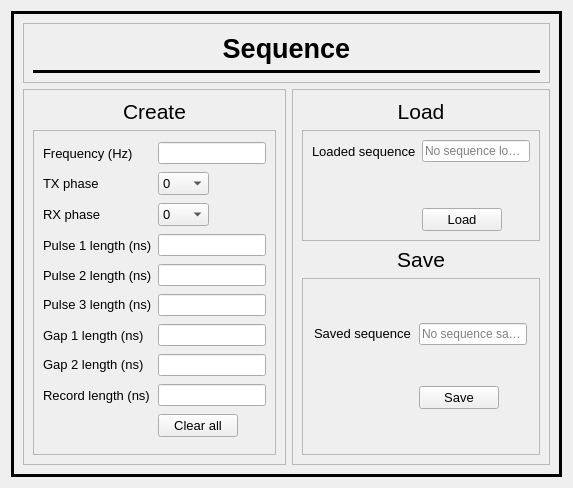
      <widget class="QWidget" name="seq_tab">
       <attribute name="title">
        <string>Sequence</string>
       </attribute>
       <layout class="QVBoxLayout" name="verticalLayout_4">
        <item>
         <widget class="QFrame" name="frame">
          <property name="frameShape">
           <enum>QFrame::Box</enum>
          </property>
          <property name="frameShadow">
           <enum>QFrame::Plain</enum>
          </property>
          <property name="lineWidth">
           <number>3</number>
          </property>
          <layout class="QGridLayout" name="gridLayout_8">
           <item row="0" column="0" colspan="2">
            <widget class="QFrame" name="sequenceTitleFrame">
             <property name="sizePolicy">
              <sizepolicy hsizetype="Preferred" vsizetype="Fixed">
               <horstretch>0</horstretch>
               <verstretch>0</verstretch>
              </sizepolicy>
             </property>
             <property name="frameShape">
              <enum>QFrame::StyledPanel</enum>
             </property>
             <property name="frameShadow">
              <enum>QFrame::Raised</enum>
             </property>
             <layout class="QVBoxLayout" name="verticalLayout_11">
              <item>
               <widget class="QLabel" name="sequenceTitleLbl">
                <property name="sizePolicy">
                 <sizepolicy hsizetype="Preferred" vsizetype="Fixed">
                  <horstretch>0</horstretch>
                  <verstretch>0</verstretch>
                 </sizepolicy>
                </property>
                <property name="font">
                 <font>
                  <pointsize>20</pointsize>
                  <weight>75</weight>
                  <bold>true</bold>
                 </font>
                </property>
                <property name="text">
                 <string>Sequence</string>
                </property>
                <property name="alignment">
                 <set>Qt::AlignCenter</set>
                </property>
               </widget>
              </item>
              <item>
               <widget class="Line" name="sequenceHLine">
                <property name="frameShadow">
                 <enum>QFrame::Plain</enum>
                </property>
                <property name="lineWidth">
                 <number>3</number>
                </property>
                <property name="orientation">
                 <enum>Qt::Horizontal</enum>
                </property>
               </widget>
              </item>
             </layout>
            </widget>
           </item>
           <item row="1" column="0">
            <widget class="QFrame" name="createSequenceFrame">
             <property name="frameShape">
              <enum>QFrame::StyledPanel</enum>
             </property>
             <property name="frameShadow">
              <enum>QFrame::Raised</enum>
             </property>
             <layout class="QVBoxLayout" name="verticalLayout_12">
              <item>
               <widget class="QLabel" name="createSeqLbl">
                <property name="sizePolicy">
                 <sizepolicy hsizetype="Preferred" vsizetype="Fixed">
                  <horstretch>0</horstretch>
                  <verstretch>0</verstretch>
                 </sizepolicy>
                </property>
                <property name="font">
                 <font>
                  <pointsize>16</pointsize>
                 </font>
                </property>
                <property name="text">
                 <string>Create</string>
                </property>
                <property name="alignment">
                 <set>Qt::AlignCenter</set>
                </property>
               </widget>
              </item>
              <item>
               <widget class="QFrame" name="createSequenceLineEditFrame">
                <property name="frameShape">
                 <enum>QFrame::StyledPanel</enum>
                </property>
                <property name="frameShadow">
                 <enum>QFrame::Raised</enum>
                </property>
                <layout class="QGridLayout" name="gridLayout_12">
                 <item row="6" column="0">
                  <widget class="QLabel" name="gapLenLbl">
                   <property name="sizePolicy">
                    <sizepolicy hsizetype="Fixed" vsizetype="Preferred">
                     <horstretch>0</horstretch>
                     <verstretch>0</verstretch>
                    </sizepolicy>
                   </property>
                   <property name="font">
                    <font>
                     <pointsize>10</pointsize>
                    </font>
                   </property>
                   <property name="text">
                    <string>Gap 1 length (ns)</string>
                   </property>
                  </widget>
                 </item>
                 <item row="0" column="0">
                  <widget class="QLabel" name="frequencyLbl">
                   <property name="sizePolicy">
                    <sizepolicy hsizetype="Fixed" vsizetype="Preferred">
                     <horstretch>0</horstretch>
                     <verstretch>0</verstretch>
                    </sizepolicy>
                   </property>
                   <property name="font">
                    <font>
                     <pointsize>10</pointsize>
                    </font>
                   </property>
                   <property name="text">
                    <string>Frequency (Hz)</string>
                   </property>
                  </widget>
                 </item>
                 <item row="4" column="1">
                  <widget class="QLineEdit" name="pulse2LenLineEdit">
                   <property name="sizePolicy">
                    <sizepolicy hsizetype="Fixed" vsizetype="Fixed">
                     <horstretch>0</horstretch>
                     <verstretch>0</verstretch>
                    </sizepolicy>
                   </property>
                  </widget>
                 </item>
                 <item row="0" column="1">
                  <widget class="QLineEdit" name="frequencyLineEdit">
                   <property name="sizePolicy">
                    <sizepolicy hsizetype="Fixed" vsizetype="Fixed">
                     <horstretch>0</horstretch>
                     <verstretch>0</verstretch>
                    </sizepolicy>
                   </property>
                  </widget>
                 </item>
                 <item row="6" column="1">
                  <widget class="QLineEdit" name="gapLenLineEdit">
                   <property name="sizePolicy">
                    <sizepolicy hsizetype="Fixed" vsizetype="Fixed">
                     <horstretch>0</horstretch>
                     <verstretch>0</verstretch>
                    </sizepolicy>
                   </property>
                  </widget>
                 </item>
                 <item row="1" column="0">
                  <widget class="QLabel" name="txPhaseLbl">
                   <property name="sizePolicy">
                    <sizepolicy hsizetype="Fixed" vsizetype="Preferred">
                     <horstretch>0</horstretch>
                     <verstretch>0</verstretch>
                    </sizepolicy>
                   </property>
                   <property name="font">
                    <font>
                     <pointsize>10</pointsize>
                    </font>
                   </property>
                   <property name="text">
                    <string>TX phase</string>
                   </property>
                  </widget>
                 </item>
                 <item row="3" column="0">
                  <widget class="QLabel" name="pulse1LenLbl">
                   <property name="sizePolicy">
                    <sizepolicy hsizetype="Fixed" vsizetype="Preferred">
                     <horstretch>0</horstretch>
                     <verstretch>0</verstretch>
                    </sizepolicy>
                   </property>
                   <property name="font">
                    <font>
                     <pointsize>10</pointsize>
                    </font>
                   </property>
                   <property name="text">
                    <string>Pulse 1 length (ns)</string>
                   </property>
                  </widget>
                 </item>
                 <item row="3" column="1">
                  <widget class="QLineEdit" name="pulse1LenLineEdit">
                   <property name="sizePolicy">
                    <sizepolicy hsizetype="Fixed" vsizetype="Fixed">
                     <horstretch>0</horstretch>
                     <verstretch>0</verstretch>
                    </sizepolicy>
                   </property>
                  </widget>
                 </item>
                 <item row="4" column="0">
                  <widget class="QLabel" name="pulse2LenLbl">
                   <property name="sizePolicy">
                    <sizepolicy hsizetype="Fixed" vsizetype="Preferred">
                     <horstretch>0</horstretch>
                     <verstretch>0</verstretch>
                    </sizepolicy>
                   </property>
                   <property name="font">
                    <font>
                     <pointsize>10</pointsize>
                    </font>
                   </property>
                   <property name="text">
                    <string>Pulse 2 length (ns)</string>
                   </property>
                  </widget>
                 </item>
                 <item row="8" column="0">
                  <widget class="QLabel" name="recLenLbl">
                   <property name="sizePolicy">
                    <sizepolicy hsizetype="Fixed" vsizetype="Preferred">
                     <horstretch>0</horstretch>
                     <verstretch>0</verstretch>
                    </sizepolicy>
                   </property>
                   <property name="font">
                    <font>
                     <pointsize>10</pointsize>
                    </font>
                   </property>
                   <property name="text">
                    <string>Record length (ns)</string>
                   </property>
                  </widget>
                 </item>
                 <item row="8" column="1">
                  <widget class="QLineEdit" name="recLenLineEdit">
                   <property name="sizePolicy">
                    <sizepolicy hsizetype="Fixed" vsizetype="Fixed">
                     <horstretch>0</horstretch>
                     <verstretch>0</verstretch>
                    </sizepolicy>
                   </property>
                  </widget>
                 </item>
                 <item row="9" column="1">
                  <widget class="QPushButton" name="clearAllBtn">
                   <property name="sizePolicy">
                    <sizepolicy hsizetype="Fixed" vsizetype="Fixed">
                     <horstretch>0</horstretch>
                     <verstretch>0</verstretch>
                    </sizepolicy>
                   </property>
                   <property name="font">
                    <font>
                     <pointsize>10</pointsize>
                    </font>
                   </property>
                   <property name="text">
                    <string>Clear all</string>
                   </property>
                  </widget>
                 </item>
                 <item row="2" column="0">
                  <widget class="QLabel" name="rxPhaseLbl">
                   <property name="sizePolicy">
                    <sizepolicy hsizetype="Fixed" vsizetype="Fixed">
                     <horstretch>0</horstretch>
                     <verstretch>0</verstretch>
                    </sizepolicy>
                   </property>
                   <property name="font">
                    <font>
                     <pointsize>10</pointsize>
                    </font>
                   </property>
                   <property name="text">
                    <string>RX phase</string>
                   </property>
                  </widget>
                 </item>
                 <item row="5" column="0">
                  <widget class="QLabel" name="pulse3LenLbl">
                   <property name="sizePolicy">
                    <sizepolicy hsizetype="Preferred" vsizetype="Fixed">
                     <horstretch>0</horstretch>
                     <verstretch>0</verstretch>
                    </sizepolicy>
                   </property>
                   <property name="font">
                    <font>
                     <pointsize>10</pointsize>
                    </font>
                   </property>
                   <property name="text">
                    <string>Pulse 3 length (ns)</string>
                   </property>
                  </widget>
                 </item>
                 <item row="7" column="0">
                  <widget class="QLabel" name="gap2LenLbl">
                   <property name="sizePolicy">
                    <sizepolicy hsizetype="Preferred" vsizetype="Fixed">
                     <horstretch>0</horstretch>
                     <verstretch>0</verstretch>
                    </sizepolicy>
                   </property>
                   <property name="font">
                    <font>
                     <pointsize>10</pointsize>
                    </font>
                   </property>
                   <property name="text">
                    <string>Gap 2 length (ns)</string>
                   </property>
                  </widget>
                 </item>
                 <item row="2" column="1">
                  <widget class="QComboBox" name="rxPhaseComboBox">
                   <property name="sizePolicy">
                    <sizepolicy hsizetype="Fixed" vsizetype="Fixed">
                     <horstretch>0</horstretch>
                     <verstretch>0</verstretch>
                    </sizepolicy>
                   </property>
                   <property name="font">
                    <font>
                     <pointsize>10</pointsize>
                    </font>
                   </property>
                   <item>
                    <property name="text">
                     <string>0</string>
                    </property>
                   </item>
                   <item>
                    <property name="text">
                     <string>90</string>
                    </property>
                   </item>
                   <item>
                    <property name="text">
                     <string>180</string>
                    </property>
                   </item>
                   <item>
                    <property name="text">
                     <string>270</string>
                    </property>
                   </item>
                  </widget>
                 </item>
                 <item row="1" column="1">
                  <widget class="QComboBox" name="txPhaseComboBox">
                   <property name="sizePolicy">
                    <sizepolicy hsizetype="Fixed" vsizetype="Fixed">
                     <horstretch>0</horstretch>
                     <verstretch>0</verstretch>
                    </sizepolicy>
                   </property>
                   <property name="font">
                    <font>
                     <pointsize>10</pointsize>
                    </font>
                   </property>
                   <item>
                    <property name="text">
                     <string>0</string>
                    </property>
                   </item>
                   <item>
                    <property name="text">
                     <string>90</string>
                    </property>
                   </item>
                   <item>
                    <property name="text">
                     <string>180</string>
                    </property>
                   </item>
                   <item>
                    <property name="text">
                     <string>270</string>
                    </property>
                   </item>
                  </widget>
                 </item>
                 <item row="5" column="1">
                  <widget class="QLineEdit" name="pulse3LenLineEdit">
                   <property name="sizePolicy">
                    <sizepolicy hsizetype="Fixed" vsizetype="Fixed">
                     <horstretch>0</horstretch>
                     <verstretch>0</verstretch>
                    </sizepolicy>
                   </property>
                  </widget>
                 </item>
                 <item row="7" column="1">
                  <widget class="QLineEdit" name="gap2LenLineEdit">
                   <property name="sizePolicy">
                    <sizepolicy hsizetype="Fixed" vsizetype="Fixed">
                     <horstretch>0</horstretch>
                     <verstretch>0</verstretch>
                    </sizepolicy>
                   </property>
                  </widget>
                 </item>
                </layout>
               </widget>
              </item>
             </layout>
            </widget>
           </item>
           <item row="1" column="1">
            <widget class="QFrame" name="loadAndSaveSequenceFrame">
             <property name="sizePolicy">
              <sizepolicy hsizetype="Preferred" vsizetype="Minimum">
               <horstretch>0</horstretch>
               <verstretch>0</verstretch>
              </sizepolicy>
             </property>
             <property name="frameShape">
              <enum>QFrame::StyledPanel</enum>
             </property>
             <property name="frameShadow">
              <enum>QFrame::Raised</enum>
             </property>
             <layout class="QVBoxLayout" name="verticalLayout_13">
              <item>
               <widget class="QLabel" name="loadSeqTitleLbl">
                <property name="sizePolicy">
                 <sizepolicy hsizetype="Preferred" vsizetype="Fixed">
                  <horstretch>0</horstretch>
                  <verstretch>0</verstretch>
                 </sizepolicy>
                </property>
                <property name="font">
                 <font>
                  <pointsize>16</pointsize>
                 </font>
                </property>
                <property name="text">
                 <string>Load</string>
                </property>
                <property name="alignment">
                 <set>Qt::AlignCenter</set>
                </property>
               </widget>
              </item>
              <item>
               <widget class="QFrame" name="loadSequenceFrame">
                <property name="sizePolicy">
                 <sizepolicy hsizetype="Preferred" vsizetype="Fixed">
                  <horstretch>0</horstretch>
                  <verstretch>0</verstretch>
                 </sizepolicy>
                </property>
                <property name="frameShape">
                 <enum>QFrame::StyledPanel</enum>
                </property>
                <property name="frameShadow">
                 <enum>QFrame::Raised</enum>
                </property>
                <layout class="QGridLayout" name="gridLayout_17">
                 <item row="2" column="1">
                  <widget class="QPushButton" name="loadSeqBtn">
                   <property name="sizePolicy">
                    <sizepolicy hsizetype="Fixed" vsizetype="Fixed">
                     <horstretch>0</horstretch>
                     <verstretch>0</verstretch>
                    </sizepolicy>
                   </property>
                   <property name="font">
                    <font>
                     <pointsize>10</pointsize>
                    </font>
                   </property>
                   <property name="text">
                    <string>Load</string>
                   </property>
                  </widget>
                 </item>
                 <item row="0" column="0">
                  <widget class="QLabel" name="loadedSeqLbl">
                   <property name="sizePolicy">
                    <sizepolicy hsizetype="Fixed" vsizetype="Preferred">
                     <horstretch>0</horstretch>
                     <verstretch>0</verstretch>
                    </sizepolicy>
                   </property>
                   <property name="font">
                    <font>
                     <pointsize>10</pointsize>
                    </font>
                   </property>
                   <property name="text">
                    <string>Loaded sequence</string>
                   </property>
                  </widget>
                 </item>
                 <item row="0" column="1">
                  <widget class="QLineEdit" name="loadedSeqLineEdit">
                   <property name="sizePolicy">
                    <sizepolicy hsizetype="Fixed" vsizetype="Fixed">
                     <horstretch>0</horstretch>
                     <verstretch>0</verstretch>
                    </sizepolicy>
                   </property>
                   <property name="text">
                    <string/>
                   </property>
                   <property name="readOnly">
                    <bool>true</bool>
                   </property>
                   <property name="placeholderText">
                    <string>No sequence loaded!</string>
                   </property>
                  </widget>
                 </item>
                 <item row="1" column="1">
                  <spacer name="verticalSpacer_3">
                   <property name="orientation">
                    <enum>Qt::Vertical</enum>
                   </property>
                   <property name="sizeHint" stdset="0">
                    <size>
                     <width>20</width>
                     <height>40</height>
                    </size>
                   </property>
                  </spacer>
                 </item>
                </layout>
               </widget>
              </item>
              <item>
               <widget class="QLabel" name="saveSeqTitleLbl">
                <property name="sizePolicy">
                 <sizepolicy hsizetype="Preferred" vsizetype="Fixed">
                  <horstretch>0</horstretch>
                  <verstretch>0</verstretch>
                 </sizepolicy>
                </property>
                <property name="minimumSize">
                 <size>
                  <width>0</width>
                  <height>0</height>
                 </size>
                </property>
                <property name="font">
                 <font>
                  <pointsize>16</pointsize>
                 </font>
                </property>
                <property name="text">
                 <string>Save</string>
                </property>
                <property name="alignment">
                 <set>Qt::AlignCenter</set>
                </property>
               </widget>
              </item>
              <item>
               <widget class="QFrame" name="saveSequenceFrame">
                <property name="sizePolicy">
                 <sizepolicy hsizetype="Minimum" vsizetype="Fixed">
                  <horstretch>0</horstretch>
                  <verstretch>0</verstretch>
                 </sizepolicy>
                </property>
                <property name="minimumSize">
                 <size>
                  <width>0</width>
                  <height>177</height>
                 </size>
                </property>
                <property name="frameShape">
                 <enum>QFrame::StyledPanel</enum>
                </property>
                <property name="frameShadow">
                 <enum>QFrame::Raised</enum>
                </property>
                <layout class="QGridLayout" name="gridLayout_7">
                 <item row="0" column="0">
                  <widget class="QLabel" name="savedSeqLbl">
                   <property name="sizePolicy">
                    <sizepolicy hsizetype="Fixed" vsizetype="Fixed">
                     <horstretch>0</horstretch>
                     <verstretch>0</verstretch>
                    </sizepolicy>
                   </property>
                   <property name="font">
                    <font>
                     <pointsize>10</pointsize>
                    </font>
                   </property>
                   <property name="text">
                    <string>Saved sequence</string>
                   </property>
                  </widget>
                 </item>
                 <item row="0" column="1">
                  <widget class="QLineEdit" name="savedSeqLineEdit">
                   <property name="sizePolicy">
                    <sizepolicy hsizetype="Fixed" vsizetype="Fixed">
                     <horstretch>0</horstretch>
                     <verstretch>0</verstretch>
                    </sizepolicy>
                   </property>
                   <property name="readOnly">
                    <bool>true</bool>
                   </property>
                   <property name="placeholderText">
                    <string>No sequence saved!</string>
                   </property>
                  </widget>
                 </item>
                 <item row="1" column="1">
                  <widget class="QPushButton" name="saveSeqBtn">
                   <property name="sizePolicy">
                    <sizepolicy hsizetype="Fixed" vsizetype="Fixed">
                     <horstretch>0</horstretch>
                     <verstretch>0</verstretch>
                    </sizepolicy>
                   </property>
                   <property name="font">
                    <font>
                     <pointsize>10</pointsize>
                    </font>
                   </property>
                   <property name="text">
                    <string>Save</string>
                   </property>
                  </widget>
                 </item>
                </layout>
               </widget>
              </item>
             </layout>
            </widget>
           </item>
          </layout>
         </widget>
        </item>
       </layout>
      </widget>
